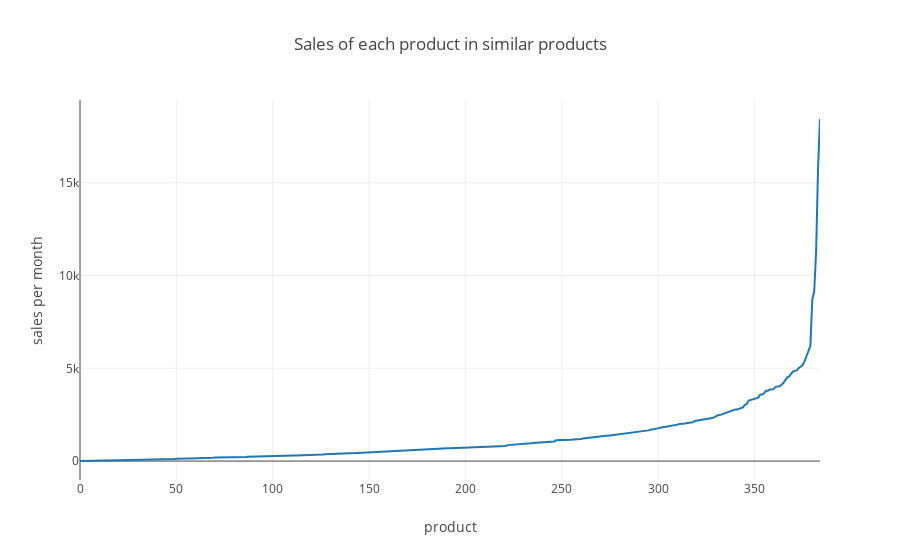

The code cell stored with this chart in its notebook:
### Code cell
x = []
for i in range(len(allSales)):
    x.append(i)

data = [
        Scatter(
            x=x,
            y=sorted(allSales)
        )
]

layout = Layout(
    title='Sales of each product in similar products',
    xaxis=dict(
        title='product'
    ),
    yaxis=dict(
        title='sales per month'
    )
)
fig = Figure(data=data, layout=layout)
iplot(fig)

### Figure 1 — Plotly figure (JSON) as saved in the notebook; plotly's stock layout.template omitted (floating-point values rounded to 4 significant figures; data arrays with more than 128 entries replaced by an {"elided": "..."} marker saying what was removed)
{"data": [{"type": "scatter", "x": {"elided": "385 int values"}, "y": {"elided": "385 int values"}}], "layout": {"title": "Sales of each product in similar products", "xaxis": {"title": "product"}, "yaxis": {"title": "sales per month"}}}
